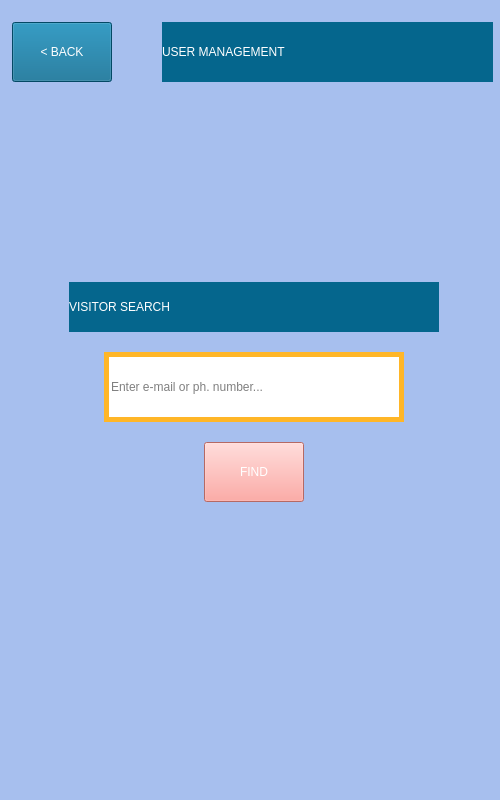
<?xml version="1.0" encoding="UTF-8"?>
<ui version="4.0">
 <class>userSearchWindow</class>
 <widget class="QMainWindow" name="userSearchWindow">
  <property name="geometry">
   <rect>
    <x>0</x>
    <y>0</y>
    <width>500</width>
    <height>800</height>
   </rect>
  </property>
  <property name="windowTitle">
   <string>WaterWorld</string>
  </property>
  <property name="styleSheet">
   <string notr="true">background-color: rgb(167, 191, 238);</string>
  </property>
  <widget class="QWidget" name="centralwidget">
   <widget class="QWidget" name="layoutWidget">
    <property name="geometry">
     <rect>
      <x>2</x>
      <y>2</y>
      <width>503</width>
      <height>791</height>
     </rect>
    </property>
    <layout class="QVBoxLayout" name="verticalLayout_2">
     <property name="spacing">
      <number>200</number>
     </property>
     <item>
      <layout class="QHBoxLayout" name="top_layout">
       <property name="spacing">
        <number>50</number>
       </property>
       <property name="leftMargin">
        <number>10</number>
       </property>
       <property name="topMargin">
        <number>20</number>
       </property>
       <property name="rightMargin">
        <number>10</number>
       </property>
       <item>
        <widget class="QPushButton" name="back_top_but">
         <property name="minimumSize">
          <size>
           <width>100</width>
           <height>60</height>
          </size>
         </property>
         <property name="maximumSize">
          <size>
           <width>100</width>
           <height>16777215</height>
          </size>
         </property>
         <property name="styleSheet">
          <string notr="true">background-color: #05668D;
font: 15pt  &quot;Stencil&quot;;
color: white;</string>
         </property>
         <property name="text">
          <string>&lt; BACK</string>
         </property>
        </widget>
       </item>
       <item>
        <widget class="QLabel" name="top_label_user_management">
         <property name="minimumSize">
          <size>
           <width>331</width>
           <height>60</height>
          </size>
         </property>
         <property name="maximumSize">
          <size>
           <width>331</width>
           <height>60</height>
          </size>
         </property>
         <property name="styleSheet">
          <string notr="true">background-color: rgb(5, 102, 141);
font: 27pt &quot;Stencil&quot;;
color: white;</string>
         </property>
         <property name="text">
          <string>USER MANAGEMENT</string>
         </property>
        </widget>
       </item>
      </layout>
     </item>
     <item>
      <layout class="QVBoxLayout" name="verticalLayout">
       <property name="spacing">
        <number>20</number>
       </property>
       <item>
        <layout class="QHBoxLayout" name="Label_layout">
         <item>
          <spacer name="horizontalSpacer">
           <property name="orientation">
            <enum>Qt::Horizontal</enum>
           </property>
           <property name="sizeHint" stdset="0">
            <size>
             <width>40</width>
             <height>20</height>
            </size>
           </property>
          </spacer>
         </item>
         <item>
          <widget class="QLabel" name="visitor_search_label">
           <property name="minimumSize">
            <size>
             <width>370</width>
             <height>50</height>
            </size>
           </property>
           <property name="styleSheet">
            <string notr="true">background-color: rgb(5, 102, 141);
font: 36pt &quot;Stencil&quot;;
color: white;</string>
           </property>
           <property name="text">
            <string>VISITOR SEARCH</string>
           </property>
          </widget>
         </item>
         <item>
          <spacer name="horizontalSpacer_2">
           <property name="orientation">
            <enum>Qt::Horizontal</enum>
           </property>
           <property name="sizeHint" stdset="0">
            <size>
             <width>40</width>
             <height>20</height>
            </size>
           </property>
          </spacer>
         </item>
        </layout>
       </item>
       <item>
        <layout class="QHBoxLayout" name="enter_password_edit_field_layout">
         <item>
          <spacer name="horizontalSpacer_5">
           <property name="orientation">
            <enum>Qt::Horizontal</enum>
           </property>
           <property name="sizeHint" stdset="0">
            <size>
             <width>40</width>
             <height>20</height>
            </size>
           </property>
          </spacer>
         </item>
         <item>
          <widget class="QLineEdit" name="enter_mail_edit_field">
           <property name="minimumSize">
            <size>
             <width>300</width>
             <height>70</height>
            </size>
           </property>
           <property name="styleSheet">
            <string notr="true">border: 5px solid;
border-color: #FFB627;
background-color: rgb(255, 255, 255);
font: 10pt &quot;Stencil&quot;;
color: gray;
</string>
           </property>
           <property name="text">
            <string>Enter e-mail or ph. number...</string>
           </property>
          </widget>
         </item>
         <item>
          <spacer name="horizontalSpacer_6">
           <property name="orientation">
            <enum>Qt::Horizontal</enum>
           </property>
           <property name="sizeHint" stdset="0">
            <size>
             <width>40</width>
             <height>20</height>
            </size>
           </property>
          </spacer>
         </item>
        </layout>
       </item>
       <item>
        <layout class="QHBoxLayout" name="find_button_layout">
         <item>
          <spacer name="horizontalSpacer_3">
           <property name="orientation">
            <enum>Qt::Horizontal</enum>
           </property>
           <property name="sizeHint" stdset="0">
            <size>
             <width>40</width>
             <height>20</height>
            </size>
           </property>
          </spacer>
         </item>
         <item>
          <widget class="QPushButton" name="find_but">
           <property name="minimumSize">
            <size>
             <width>100</width>
             <height>60</height>
            </size>
           </property>
           <property name="styleSheet">
            <string notr="true">background-color: rgb(254, 147, 140);
font: 20pt  &quot;Stencil&quot;;
color: white;</string>
           </property>
           <property name="text">
            <string>FIND</string>
           </property>
          </widget>
         </item>
         <item>
          <spacer name="horizontalSpacer_4">
           <property name="orientation">
            <enum>Qt::Horizontal</enum>
           </property>
           <property name="sizeHint" stdset="0">
            <size>
             <width>40</width>
             <height>20</height>
            </size>
           </property>
          </spacer>
         </item>
        </layout>
       </item>
      </layout>
     </item>
     <item>
      <spacer name="verticalSpacer">
       <property name="orientation">
        <enum>Qt::Vertical</enum>
       </property>
       <property name="sizeHint" stdset="0">
        <size>
         <width>20</width>
         <height>40</height>
        </size>
       </property>
      </spacer>
     </item>
    </layout>
   </widget>
  </widget>
  <widget class="QStatusBar" name="statusbar"/>
 </widget>
 <resources/>
 <connections/>
</ui>
